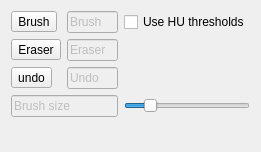
          <widget class="QWidget" name="seg_manual_contour">
           <property name="geometry">
            <rect>
             <x>0</x>
             <y>0</y>
             <width>261</width>
             <height>152</height>
            </rect>
           </property>
           <attribute name="label">
            <string>Manual contouring &amp;&amp; edits</string>
           </attribute>
           <layout class="QGridLayout" name="gridLayout_60" rowstretch="0,0,0,0,0,0" columnstretch="1,0,3">
            <item row="3" column="1">
             <widget class="QLineEdit" name="undoSegText">
              <property name="enabled">
               <bool>false</bool>
              </property>
              <property name="text">
               <string>Undo</string>
              </property>
             </widget>
            </item>
            <item row="3" column="0">
             <widget class="QToolButton" name="undoSeg">
              <property name="text">
               <string>undo</string>
              </property>
              <property name="icon">
               <iconset>
                <normaloff>../Downloads/undo.png</normaloff>../Downloads/undo.png</iconset>
              </property>
             </widget>
            </item>
            <item row="0" column="0">
             <widget class="QToolButton" name="segBrushButton">
              <property name="text">
               <string>Brush</string>
              </property>
              <property name="icon">
               <iconset>
                <normaloff>../Downloads/brush.png</normaloff>../Downloads/brush.png</iconset>
              </property>
              <property name="checkable">
               <bool>true</bool>
              </property>
             </widget>
            </item>
            <item row="2" column="0">
             <widget class="QToolButton" name="segEraseButton">
              <property name="text">
               <string>Eraser</string>
              </property>
              <property name="icon">
               <iconset>
                <normaloff>../Downloads/eraser.png</normaloff>../Downloads/eraser.png</iconset>
              </property>
              <property name="checkable">
               <bool>true</bool>
              </property>
             </widget>
            </item>
            <item row="4" column="0" colspan="2">
             <widget class="QLineEdit" name="BrushSizeText">
              <property name="enabled">
               <bool>false</bool>
              </property>
              <property name="text">
               <string>Brush size</string>
              </property>
             </widget>
            </item>
            <item row="0" column="2">
             <widget class="QCheckBox" name="brushClipHU">
              <property name="text">
               <string>Use HU thresholds</string>
              </property>
             </widget>
            </item>
            <item row="0" column="1">
             <widget class="QLineEdit" name="segBrushBox">
              <property name="enabled">
               <bool>false</bool>
              </property>
              <property name="sizePolicy">
               <sizepolicy hsizetype="Preferred" vsizetype="Fixed">
                <horstretch>0</horstretch>
                <verstretch>0</verstretch>
               </sizepolicy>
              </property>
              <property name="text">
               <string>Brush</string>
              </property>
             </widget>
            </item>
            <item row="4" column="2">
             <widget class="QSlider" name="BrushSizeSlider">
              <property name="minimum">
               <number>1</number>
              </property>
              <property name="maximum">
               <number>25</number>
              </property>
              <property name="value">
               <number>5</number>
              </property>
              <property name="orientation">
               <enum>Qt::Horizontal</enum>
              </property>
             </widget>
            </item>
            <item row="2" column="1">
             <widget class="QLineEdit" name="segEraseBox">
              <property name="enabled">
               <bool>false</bool>
              </property>
              <property name="sizePolicy">
               <sizepolicy hsizetype="Preferred" vsizetype="Fixed">
                <horstretch>0</horstretch>
                <verstretch>0</verstretch>
               </sizepolicy>
              </property>
              <property name="text">
               <string>Eraser</string>
              </property>
             </widget>
            </item>
            <item row="5" column="1">
             <spacer name="verticalSpacer_20">
              <property name="orientation">
               <enum>Qt::Vertical</enum>
              </property>
              <property name="sizeHint" stdset="0">
               <size>
                <width>20</width>
                <height>40</height>
               </size>
              </property>
             </spacer>
            </item>
           </layout>
          </widget>
